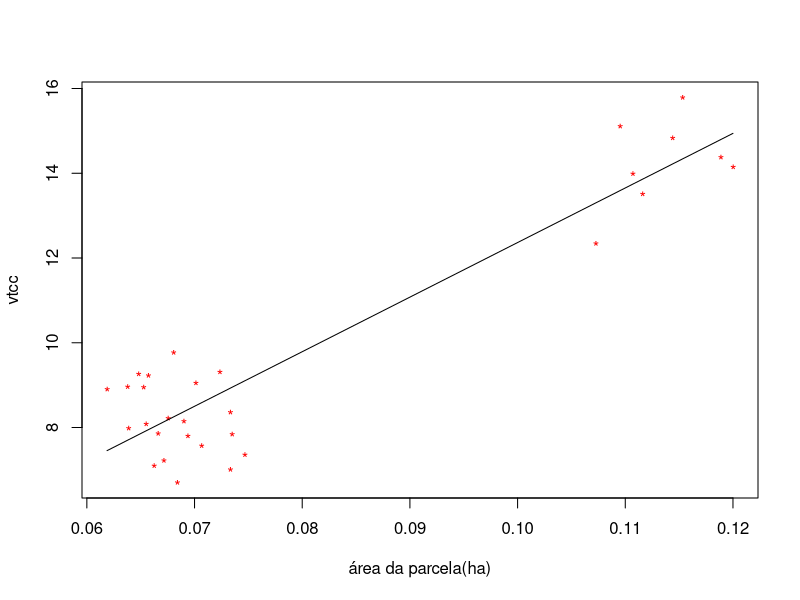

The R script that drew this image:
#ACS - ESTIMADOR DE RAZÃO PARA O TOTAL POPULACIONAL

#Estimador de razão para o total da população
parc <- read.csv2('dados_raz_reg.csv')
View(parc)
comp_frag <- parc$compfrag[1]
larg_parc <- parc$larg_parc[1]
area_frag <- parc$areafrag[1]

#Número de parcelas cabíveis
(nt <- comp_frag/larg_parc) 

# pra ter uma realção metro cúbico por ha, área em ha:
x <- parc$areaparc/10000
y <- parc$vtcc

plot(x, y,
     xlab = "área da parcela(ha)",
     ylab = "vtcc",
     pch = "*",
     col = "red")

aj <- lm(y ~ x)
lines(x, predict(aj))

#média estimada de x
xme <- mean(x)

#Média populacional da variável auxiliar
xm <- area_frag/nt

#média estimada de y
yme <- mean(y) 

#Estimador de razão
R <- yme/xme 
R 

#Número de amostras
n <- length(y)
n 

#varr=Variância entre valores observados e os estimados
#     pelo estimador de razão
varr <- (sum(y^2) - 2 * R * sum(y * x) + R^2 * sum(x^2))/ (n-1)
varr

#Total(m³) 
(ytraz <- R*area_frag)

#Variância do total
varrtotal <- (1 - (n/nt)) * (1/n) * (area_frag^2) * (1/xm^2) * varr

#Erro padrão do total
(erro_pad_total <- sqrt(varrtotal))

#Erro do inventário (m³)
(erro_inv <- qt(0.975,n-1) * erro_pad_total)

#Erro do inventário(%)
(erro_inv_perc <- erro_inv/ytraz * 100)
